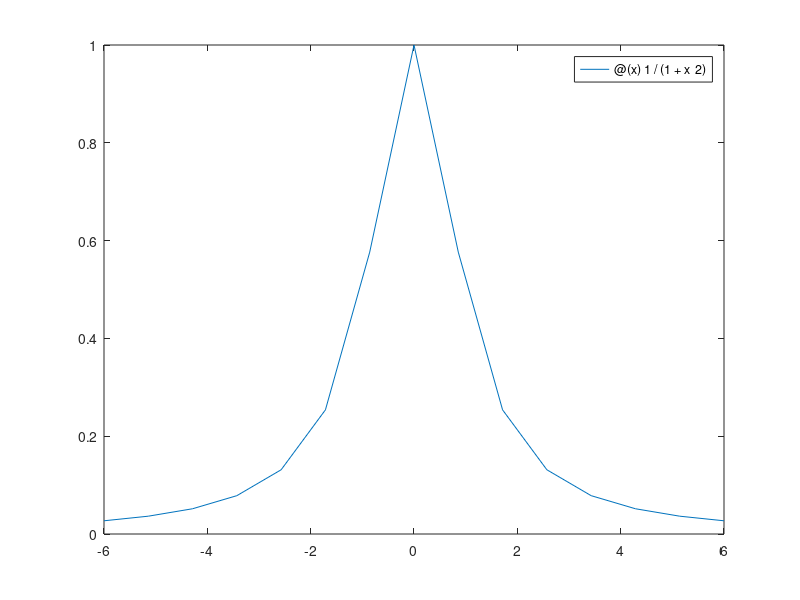

Reproduce this figure in MATLAB. (Note: this script raises an error after producing the figure.)
runge = @(x) 1/(1+x^2);
a = -6;
b = 6;

fplot(runge, [a, b])
print('-dpng','runge.png')

n = 2;
while n<=40
    xi = ceby(n, a, b);
    fi = zeros(length(xi), 1);

    for i = 1:length(xi)
        fi(i) = feval(runge, xi(i));
    end

    p = @(x) lagrange(xi, fi, x);
    fplot(p, [a, b])
    print('-dpng', strcat(num2str(n), '.png'));

    n = n + 2;
end

%
% input:
%   n - numero di ascisse da cercare
%   a - punto iniziale dell'intervallo
%   b - punto finale dell'intervallo
% output:
%   xi - vettore con le ascisse di Chebyshev
%
function xi = ceby(n, a, b)
	xi = zeros(n+1, 1);
		for i = 0:n
			xi(n+1-i) = (a+b)/2 + cos(pi*(2*i+1)/(2*(n+1)))*(b-a)/2;
		end
end

%
% input:
%   xi - vettore dei punti di ascissa
%   fi - vettore dei valori di f(x)
%   x  - punto in cui calcolare f(x)
% output:
%   y  - valore di f(x)
%
function y = lagrange(xi, fi, x)
    if length(xi) ~= length(fi)
        error('x_i e f(x_i) hanno lunghezza diversa')
    end
    y = 0;
    for i = 1:length(xi)
        y = y + fi(i)*l_k_n(x, xi, i);
    end
end

function lkn = l_k_n(x, xi, k)
    lkn = 1;
    for i = 1:length(xi)
        if i ~= k
            lkn = lkn * (x-xi(i))/(xi(k)-xi(i));
        end
    end
end
